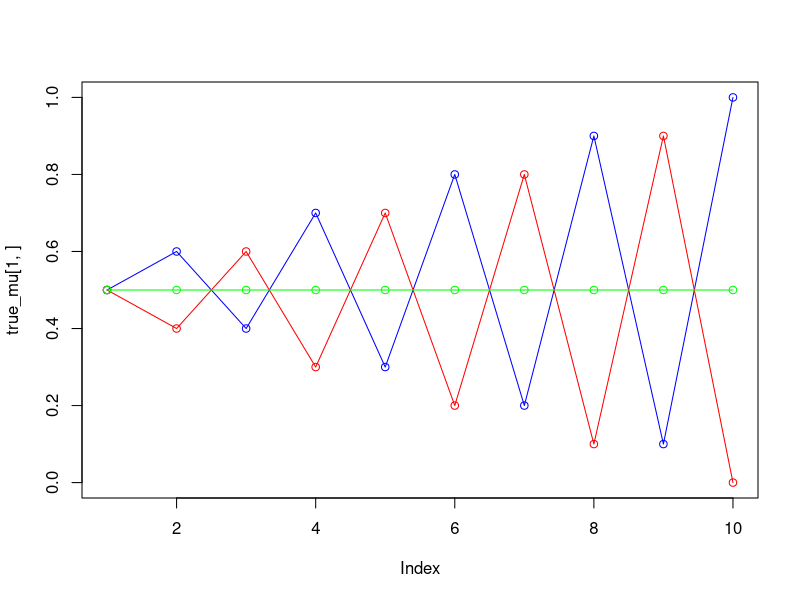

This chart was generated by the following R code: (Note: this script raises an error after producing the figure.)
## ---- chunk 1
knitr::opts_chunk$set(echo = TRUE)
## ---- chunk 2
set.seed(1234567890)
max_it <- 100 # max number of EM iterations
min_change <- 0.1 # min change in log lik between two consecutive iterations
n=1000 # number of training points
D=10 # number of dimensions
x <- matrix(nrow=n, ncol=D) # training data

true_pi <- vector(length = 3) # true mixing coefficients
true_mu <- matrix(nrow=3, ncol=D) # true conditional distributions

true_pi=c(1/3, 1/3, 1/3)
true_mu[1,]=c(0.5,0.6,0.4,0.7,0.3,0.8,0.2,0.9,0.1,1)
true_mu[2,]=c(0.5,0.4,0.6,0.3,0.7,0.2,0.8,0.1,0.9,0)
true_mu[3,]=c(0.5,0.5,0.5,0.5,0.5,0.5,0.5,0.5,0.5,0.5)

plot(true_mu[1,], type="o", col="blue", ylim=c(0,1))
points(true_mu[2,], type="o", col="red")
points(true_mu[3,], type="o", col="green")

# Producing the training data
for(i in 1:n) {
  m <- sample(1:3, 1, prob=true_pi)
  for(d in 1:D) {
    x[i,d] <- rbinom(1,1,true_mu[m,d])
  }
}

M=3 # number of clusters
w <- matrix(nrow=n, ncol=M) # weights
pi <- vector(length = M) # mixing coefficients
mu <- matrix(nrow=M, ncol=D) # conditional distributions
llik <- vector(length = max_it) # log likelihood of the EM iterations

# Random initialization of the parameters
pi <- runif(M, 0.49, 0.51)
pi <- pi / sum(pi)

for(m in 1:M) {
  mu[m,] <- runif(D,0.49,0.51)
}

pi
mu
## ---- chunk 3
for(it in 1:max_it) {
  #plot(mu[1,], type="o", col="blue", ylim=c(0,1))
  #points(mu[2,], type="o", col="red")
  #points(mu[3,], type="o", col="green")
  #points(mu[4,], type="o", col="yellow")
  Sys.sleep(0.5)
  # E-step: Computation of the weights
  for (i in 1:1000){
    x_i <- x[i,]
    bernoulli[i,1] <- prod(mu[1,]^x_i * (1-mu[1,])^(1-x_i))
    bernoulli[i,2] <- prod(mu[2,]^x_i * (1-mu[2,])^(1-x_i))
    bernoulli[i,3] <- prod(mu[3,]^x_i * (1-mu[3,])^(1-x_i))
    
    w[i,1] <- bernoulli[i,1] * pi[1] / sum(bernoulli[i,] * pi)
    w[i,2] <- bernoulli[i,2] * pi[2] / sum(bernoulli[i,] * pi)
    w[i,3] <- bernoulli[i,3] * pi[3] / sum(bernoulli[i,] * pi)
  }
  p_x <- bernoulli[,1]*pi[1] + bernoulli[,2]*pi[2] + bernoulli[,3]*pi[3]
  llik[it] <- sum(log(p_x)) 
  cat("iteration: ", it, "log likelihood: ", llik[it], "\n")
  flush.console()
  
  # Stop if the lok likelihood has not changed significantly
  if (it>1){
    if (abs(likelihood[it] - likelihood[it-1]) < min_change){
      break
    }
  }
  
  #M-step: ML parameter estimation from the data and weights
  pi <- colSums(w, na.rm = TRUE) / n
  for (m in 1:3){
    tot <- matrix(nrow = 1000, ncol = 10)
    for (k in 1:1000){
      tot[k,] <- w[k,m]*x[k,]
    }
    mu[m,] <- colSums(tot) / sum(w[,m])
  } 
}

pi
mu
plot(llik[1:it], type="o")
